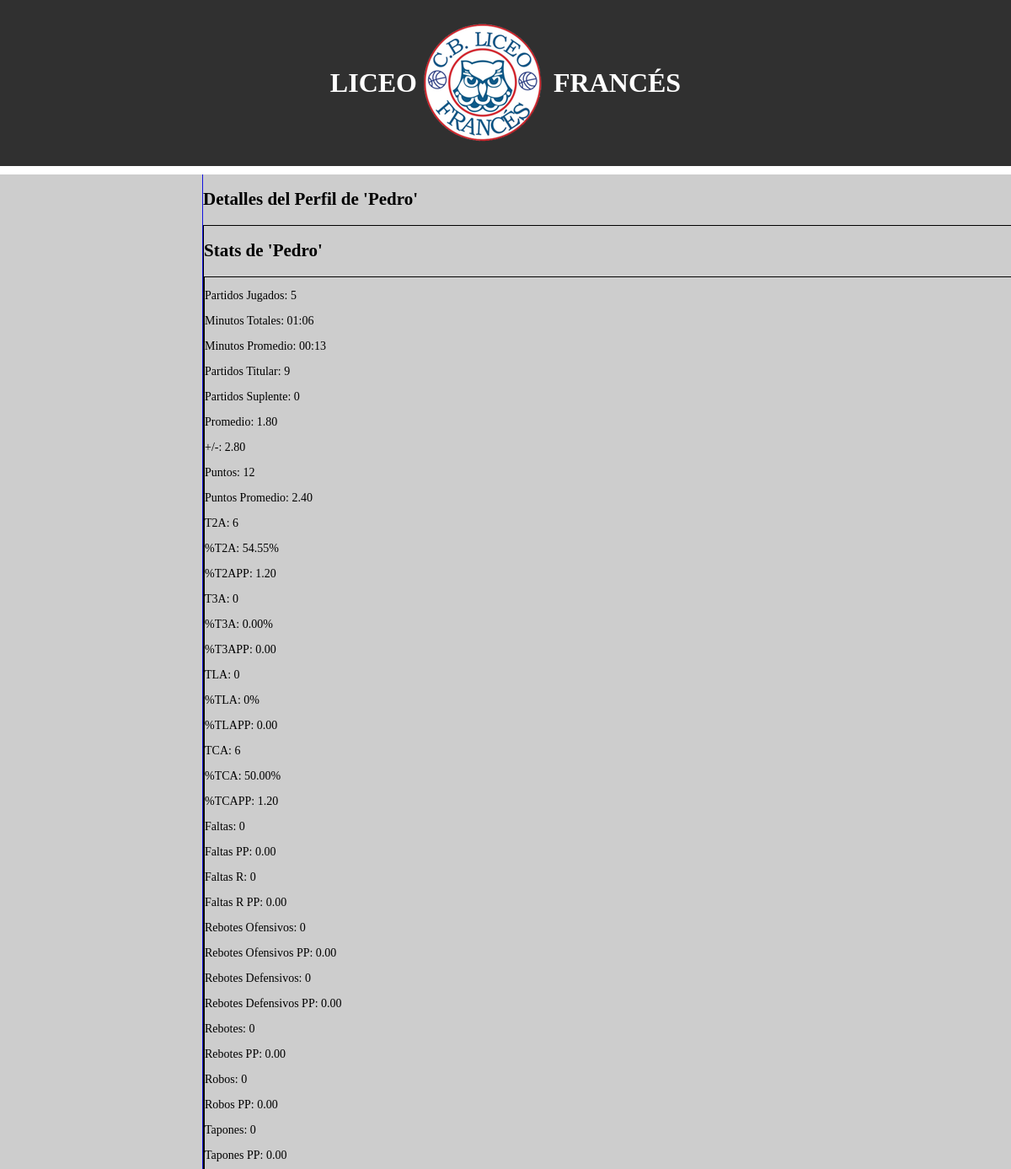
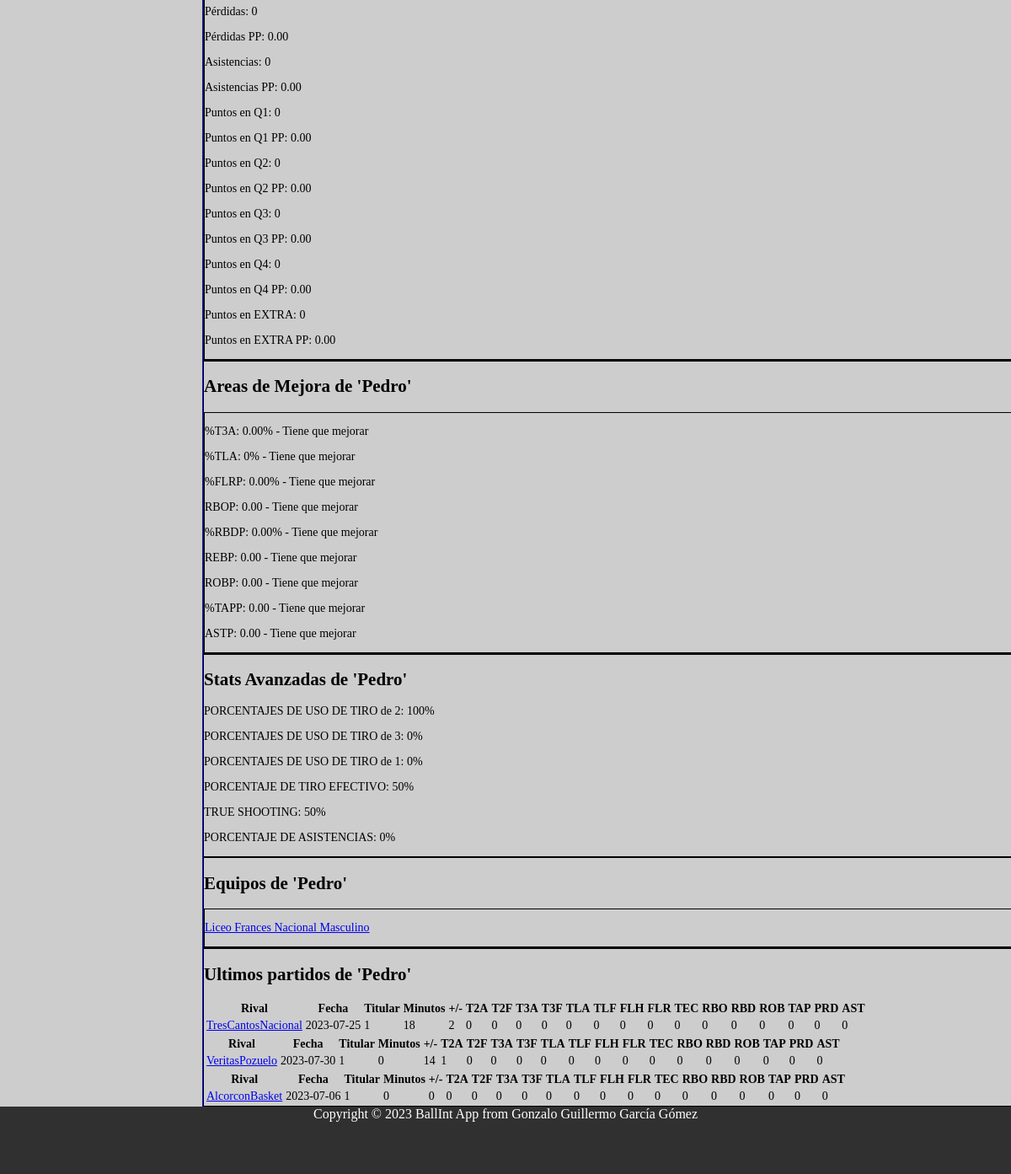
The app's page /pagina_perfiljugador.php?jugador=Pedro with its own data (2 pictures, top to bottom).
### tables this page shows
CREATE TABLE `equipos` (
  `id` int(10) NOT NULL,
  `id_equipo` varchar(50) NOT NULL,
  `categoria` varchar(50) NOT NULL,
  `nombre_equipo` varchar(50) NOT NULL,
  `seccion` enum('Masculino','Femenino') NOT NULL,
  `letra` varchar(1) DEFAULT NULL,
  `PJ` int(11) NOT NULL,
  `W` int(11) NOT NULL,
  `L` int(11) NOT NULL,
  `MT` int(11) NOT NULL,
  `MSMS` int(11) NOT NULL,
  `T2A` int(11) NOT NULL,
  `T2F` int(11) NOT NULL,
  `T3A` int(11) NOT NULL,
  `T3F` int(11) NOT NULL,
  `TLA` int(11) NOT NULL,
  `TLF` int(11) NOT NULL,
  `FLH` int(11) NOT NULL,
  `FLR` int(11) NOT NULL,
  `RBO` int(11) NOT NULL,
  `RBD` int(11) NOT NULL,
  `ROB` int(11) NOT NULL,
  `TAP` int(11) NOT NULL,
  `PRD` int(11) NOT NULL,
  `AST` int(11) NOT NULL
);

CREATE TABLE `partidos` (
  `id` int(11) NOT NULL,
  `local` varchar(50) NOT NULL,
  `visitante` varchar(50) NOT NULL,
  `fecha` date NOT NULL,
  `hora` time NOT NULL,
  `WL` int(11) DEFAULT NULL
);

CREATE TABLE `tmp_partido_21` (
  `id` int(11) NOT NULL,
  `equipo` varchar(50) NOT NULL,
  `jugador` varchar(50) NOT NULL,
  `nombrejugador` varchar(50) NOT NULL,
  `numero` int(2) DEFAULT NULL,
  `titular` tinyint(1) NOT NULL,
  `en_juego` tinyint(1) NOT NULL,
  `segundosjugados` int(11) DEFAULT 0,
  `masmenos` int(11) DEFAULT 0,
  `T2A` int(11) DEFAULT 0,
  `T2F` int(11) DEFAULT 0,
  `T3A` int(11) DEFAULT 0,
  `T3F` int(11) DEFAULT 0,
  `TLA` int(11) DEFAULT 0,
  `TLF` int(11) DEFAULT 0,
  `FLH` int(11) DEFAULT 0,
  `FLR` int(11) DEFAULT 0,
  `TEC` int(11) DEFAULT 0,
  `RBO` int(11) DEFAULT 0,
  `RBD` int(11) DEFAULT 0,
  `ROB` int(11) DEFAULT 0,
  `TAP` int(11) DEFAULT 0,
  `PRD` int(11) DEFAULT 0,
  `AST` int(11) DEFAULT 0
);

CREATE TABLE `tmp_partido_24` (
  `id` int(11) NOT NULL,
  `equipo` varchar(50) NOT NULL,
  `jugador` varchar(50) NOT NULL,
  `nombrejugador` varchar(50) NOT NULL,
  `numero` int(2) DEFAULT NULL,
  `titular` tinyint(1) NOT NULL,
  `en_juego` tinyint(1) NOT NULL,
  `segundosjugados` int(11) DEFAULT 0,
  `masmenos` int(11) DEFAULT 0,
  `T2A` int(11) DEFAULT 0,
  `T2F` int(11) DEFAULT 0,
  `T3A` int(11) DEFAULT 0,
  `T3F` int(11) DEFAULT 0,
  `TLA` int(11) DEFAULT 0,
  `TLF` int(11) DEFAULT 0,
  `FLH` int(11) DEFAULT 0,
  `FLR` int(11) DEFAULT 0,
  `TEC` int(11) DEFAULT 0,
  `RBO` int(11) DEFAULT 0,
  `RBD` int(11) DEFAULT 0,
  `ROB` int(11) DEFAULT 0,
  `TAP` int(11) DEFAULT 0,
  `PRD` int(11) DEFAULT 0,
  `AST` int(11) DEFAULT 0
);

CREATE TABLE `tmp_partido_25` (
  `id` int(11) NOT NULL,
  `equipo` varchar(50) NOT NULL,
  `jugador` varchar(50) NOT NULL,
  `nombrejugador` varchar(50) NOT NULL,
  `numero` int(2) DEFAULT NULL,
  `titular` tinyint(1) NOT NULL,
  `en_juego` tinyint(1) NOT NULL,
  `segundosjugados` int(11) DEFAULT 0,
  `masmenos` int(11) DEFAULT 0,
  `T2A` int(11) DEFAULT 0,
  `T2F` int(11) DEFAULT 0,
  `T3A` int(11) DEFAULT 0,
  `T3F` int(11) DEFAULT 0,
  `TLA` int(11) DEFAULT 0,
  `TLF` int(11) DEFAULT 0,
  `FLH` int(11) DEFAULT 0,
  `FLR` int(11) DEFAULT 0,
  `TEC` int(11) DEFAULT 0,
  `RBO` int(11) DEFAULT 0,
  `RBD` int(11) DEFAULT 0,
  `ROB` int(11) DEFAULT 0,
  `TAP` int(11) DEFAULT 0,
  `PRD` int(11) DEFAULT 0,
  `AST` int(11) DEFAULT 0
);

### includes/usuarios/Usuario.php (called while the page is built, shortened)
<?php
class Usuario{
    public static function getidNombreUser($usuario){
        $conn = Aplicacion::getInstance()->getConexionBd();
        $query = sprintf("SELECT id FROM credenciales WHERE user = '%s'", $conn->real_escape_string($usuario));
        $rs = $conn->query($query);
        $result = false;
        if ($rs) {
            $fila = $rs->fetch_assoc();
            if ($fila) {
                $result = $fila['id'];
            }
        } else {
            error_log("Error BD ({$conn->errno}): {$conn->error}");
        }
        return $result;
    }
}
?>

### includes/Partido.php (called while the page is built, shortened)
<?php
class Partido{
    public static function getpartidosfromEquipo($equipo){
        $conn = Aplicacion::getInstance()->getConexionBd();
        $query = sprintf("SELECT * FROM partidos WHERE partidos.local = '%s'", $conn->real_escape_string($equipo));
        $rs = $conn->query($query);
        $result = false;
        $partidos = array();
        if ($rs) {
          while ($row = $rs->fetch_assoc()) {
              $partidos[] = $row;
          }
          $result = $partidos;
        } else {
            error_log("Error BD ({$conn->errno}): {$conn->error}");
        }
        return $result;
    }
    public static function getstatsUsuario($partido,$usuario){
        $resultArray = array();
        $conn = Aplicacion::getInstance()->getConexionBd();
        $tabla = "tmp_partido_" . $partido;
        $sql = "SELECT * FROM $tabla WHERE jugador = '$usuario'";
        $result = $conn->query($sql);
        if ($result->num_rows > 0) {
            while ($row = $result->fetch_assoc()) {
                $resultArray = $row;
            }
        } else {
            error_log("Error BD ({$conn->errno}): {$conn->error}");
        }
        return $resultArray;
    }
}

### includes/Jugador.php (the view, shortened to what this page needs)
<?php
class Jugador{
    public static function mostrarStatsJugador($jugador){
        $html = "";
        $html .= "
        <div class='stats'>
            <p>Partidos Jugados: {$jugador['PJ']}</p>
            <p>Minutos Totales: {$jugador['MT']}</p>
            <p>Minutos Promedio: {$jugador['MTP']}</p>
            <p>Partidos Titular: {$jugador['TIT']}</p>
            <p>Partidos Suplente: {$jugador['SUP']}</p>
            <p>Promedio: {$jugador['TITP']}</p>
            <p>+/-: {$jugador['MSMS']}</p>
            <p>Puntos: {$jugador['PTS']}</p>
            <p>Puntos Promedio: {$jugador['PTSP']}</p>
            <p>T2A: {$jugador['T2A']}</p>
            <p>%T2A: {$jugador['T2P']}%</p>
            <p>%T2APP: {$jugador['T2PP']}</p>
            <p>T3A: {$jugador['T3A']}</p>
            <p>%T3A: {$jugador['T3P']}%</p>
            <p>%T3APP: {$jugador['T3PP']}</p>
            <p>TLA: {$jugador['TLA']}</p>
            <p>%TLA: {$jugador['TLP']}%</p>
            <p>%TLAPP: {$jugador['TLPP']}</p>
            <p>TCA: {$jugador['TCA']}</p>
            <p>%TCA: {$jugador['TCP']}%</p>
            <p>%TCAPP: {$jugador['TCPP']}</p>
            <p>Faltas: {$jugador['FLH']}</p>
            <p>Faltas PP: {$jugador['FLHP']}</p>
            <p>Faltas R: {$jugador['FLR']}</p>
            <p>Faltas R PP: {$jugador['FLRP']}</p>
            <p>Rebotes Ofensivos: {$jugador['RBO']}</p>
            <p>Rebotes Ofensivos PP: {$jugador['RBOP']}</p>
            <p>Rebotes Defensivos: {$jugador['RBD']}</p>
            <p>Rebotes Defensivos PP: {$jugador['RBDP']}</p>
            <p>Rebotes: {$jugador['REB']}</p>
            <p>Rebotes PP: {$jugador['REBP']}</p>
            <p>Robos: {$jugador['ROB']}</p>
            <p>Robos PP: {$jugador['ROBP']}</p>
            <p>Tapones: {$jugador['TAP']}</p>
            <p>Tapones PP: {$jugador['TAPP']}</p>
            <p>Pérdidas: {$jugador['PRD']}</p>
            <p>Pérdidas PP: {$jugador['PRDP']}</p>
            <p>Asistencias: {$jugador['AST']}</p>
            <p>Asistencias PP: {$jugador['ASTP']}</p>
            <p>Puntos en Q1: {$jugador['PTQ1']}</p>
            <p>Puntos en Q1 PP: {$jugador['PTQ1P']}</p>
            <p>Puntos en Q2:  {$jugador['PTQ2']}</p>
            <p>Puntos en Q2 PP: {$jugador['PTQ2P']}</p>
            <p>Puntos en Q3: {$jugador['PTQ3']}</p>
            <p>Puntos en Q3 PP: {$jugador['PTQ3P']}</p>
            <p>Puntos en Q4:  {$jugador['PTQ4']}</p>
            <p>Puntos en Q4 PP: {$jugador['PTQ4P']}</p>
            <p>Puntos en EXTRA:  {$jugador['PTQE']}</p>
            <p>Puntos en EXTRA PP: {$jugador['PTQEP']}</p>
        </div>
        ";
        return $html;
    }
    public static function mostrarStatsAreasdeMejora($jugador){
        $html = "<div class='stats'>";
            if ($jugador['T3P'] <= 30) {
                $html .= "<p>%T3A: {$jugador['T3P']}% - Tiene que mejorar</p>";
            }
            if ($jugador['TLP'] <= 30) {
                $html .= "<p>%TLA: {$jugador['TLP']}% - Tiene que mejorar</p>";
            }
            if ($jugador['FLRP'] <= 1) {
                $html .= "<p>%FLRP: {$jugador['FLRP']}% - Tiene que mejorar</p>";
            }
            if ($jugador['RBOP'] < 1 ) {
                $html .= "<p>RBOP: {$jugador['RBOP']} - Tiene que mejorar</p>";
            }
            if ($jugador['RBDP'] < 3) {
                $html .= "<p>%RBDP: {$jugador['RBDP']}% - Tiene que mejorar</p>";
            }
            if ($jugador['REBP'] < 3) {
                $html .= "<p>REBP: {$jugador['REBP']} - Tiene que mejorar</p>";
            }
            if ($jugador['ROBP'] <= 1) {
                $html .= "<p>ROBP: {$jugador['ROBP']} - Tiene que mejorar</p>";
            }
            if ($jugador['TAPP'] <= 0.2) {
                $html .= "<p>%TAPP: {$jugador['TAPP']} - Tiene que mejorar</p>";
            }
            if ($jugador['ASTP'] <= 1) {
                $html .= "<p>ASTP: {$jugador['ASTP']} - Tiene que mejorar</p>";
            }
        $html .= "</div>";
        return $html;
    }
    public static function mostrarStatsAvanzadasJugador($jugadorAvanzado){
        $html = "";
        $html .= "
            <p>PORCENTAJES DE USO DE TIRO de 2: {$jugadorAvanzado['T2P']}%</p>
            <p>PORCENTAJES DE USO DE TIRO de 3: {$jugadorAvanzado['T3P']}%</p>
            <p>PORCENTAJES DE USO DE TIRO de 1: {$jugadorAvanzado['T1P']}%</p>
            <p>PORCENTAJE DE TIRO EFECTIVO: {$jugadorAvanzado['eFGP']}%</p>
            <p>TRUE SHOOTING: {$jugadorAvanzado['TSP']}%</p>
            <p>PORCENTAJE DE ASISTENCIAS: {$jugadorAvanzado['ASP']}%</p>
        ";
        return $html;
    }
    public static function mostrarUltimosPartidosJugador($jugador){
        $html = "";
        $idUser = Usuario::getidNombreUser($jugador);
        $equiposdelUsuario = Equipo::getEquiposfromUserId($idUser);
        foreach($equiposdelUsuario as $equipo){
            $partidos = Partido::getpartidosfromEquipo($equipo);
            foreach($partidos as $partido){
                $estadisticas = Partido::getstatsUsuario($partido['id'],$jugador);
                if($estadisticas){
                    $html .= self::mostrarStatsPartidoJugador($partido,$estadisticas,$partido['id']);
                }
            }
        }
        return $html;
    }
    public static function mostrarStatsPartidoJugador($partido,$estadisticas,$partidoId){
        $html = "";
        $html .= "
            <table>
                <tr>
                    <th>Rival</th>
                    <th>Fecha</th>
                    <th>Titular</th>
                    <th>Minutos</th>
                    <th>+/-</th>
                    <th>T2A</th>
                    <th>T2F</th>
                    <th>T3A</th>
                    <th>T3F</th>
                    <th>TLA</th>
                    <th>TLF</th>
                    <th>FLH</th>
                    <th>FLR</th>
                    <th>TEC</th>
                    <th>RBO</th>
                    <th>RBD</th>
                    <th>ROB</th>
                    <th>TAP</th>
                    <th>PRD</th>
                    <th>AST</th>
                </tr>
                <tr>
                    <td>
                    <a href='pagina_partido.php?partido={$partido['visitante']}&fecha={$partido['fecha']}&id={$partidoId}'>
                    {$partido['visitante']}
                </a>
                    </td>
                    <td>{$partido['fecha']}</td>
                    <td>{$estadisticas['titular']}</td>
                    <td>{$estadisticas['segundosjugados']}</td>
                    <td>{$estadisticas['masmenos']}</td>
                    <td>{$estadisticas['T2A']}</td>
                    <td>{$estadisticas['T2F']}</td>
                    <td>{$estadisticas['T3A']}</td>
                    <td>{$estadisticas['T3F']}</td>
                    <td>{$estadisticas['TLA']}</td>
                    <td>{$estadisticas['TLF']}</td>
                    <td>{$estadisticas['FLH']}</td>
                    <td>{$estadisticas['FLR']}</td>
                    <td>{$estadisticas['TEC']}</td>
                    <td>{$estadisticas['RBO']}</td>
                    <td>{$estadisticas['RBD']}</td>
                    <td>{$estadisticas['ROB']}</td>
                    <td>{$estadisticas['TAP']}</td>
                    <td>{$estadisticas['PRD']}</td>
                    <td>{$estadisticas['AST']}</td>
                </tr>
            </table>";
        return $html;
    }
}

### includes/Equipo.php (shortened to what this page needs)
<?php
class Equipo{
    public static function getDatosEquipo($equipo){
      $conn = Aplicacion::getInstance()->getConexionBd();
      $query = sprintf("SELECT * FROM equipos WHERE id_equipo='%s'", $conn->real_escape_string($equipo));
      $rs = $conn->query($query);
      $result = false;
      if ($rs) {
          $fila = $rs->fetch_assoc();
          if ($fila) {
              $result = $fila;
          }
      } else {
          error_log("Error BD ({$conn->errno}): {$conn->error}");
      }
      return $result;
    }
    public static function getEquiposfromUserId($idUser){
      $conn = Aplicacion::getInstance()->getConexionBd();
      $query = sprintf("SELECT id_equipo
      FROM usuarios_equipos
      JOIN equipos ON usuarios_equipos.equipo_id = equipos.id
      WHERE usuarios_equipos.usuario_id = '%s'", $conn->real_escape_string($idUser));
      $rs = $conn->query($query);
      $result = false;
      $equipos = array();
      if ($rs) {
        while ($row = $rs->fetch_assoc()) {
            $equipos[] = $row['id_equipo'];
        }
        $result = $equipos;
      } else {
          error_log("Error BD ({$conn->errno}): {$conn->error}");
      }
      return $result;
    }
    public static function mostrarListadoEquipos($equipos){
        $html = '';
        foreach ($equipos as $equipo) {
            $html .= self::mostrarCajaEquipo($equipo);
        }
        return $html;
    }
    public static function mostrarCajaEquipo($equipo){
        $datosEquipo = self::getDatosEquipo($equipo);
        $html = '';
        $html .= <<<EOS
            <div class="equipo">
                <a href="pagina_equipo.php?equipo={$equipo}">
                    <p>{$datosEquipo['nombre_equipo']}</p>
                </a>
            </div>
        EOS;
        return $html;
    }
}
?>

### styles/misequipos.css (style rules this page uses)
.paginaDetalle div { width: 100%; border: 1px solid #000; width: 100%; }

### styles/main.css (style rules this page uses)
body { background-color: #CDCDCD; margin:0px; min-height:100vh; width: 100%; height: 100%; }

### records on screen
equipos: nombre_equipo "Liceo Frances Nacional Masculino"
partidos: visitante "TresCantosNacional", fecha "2023-07-25", tmp_partido_21.titular "1", tmp_partido_21.segundosjugados "18", tmp_partido_21.masmenos "2", tmp_partido_21.T2A "0", tmp_partido_21.T2F "0", tmp_partido_21.T3A "0", tmp_partido_21.T3F "0", tmp_partido_21.TLA "0", tmp_partido_21.TLF "0", tmp_partido_21.FLH "0", tmp_partido_21.FLR "0", tmp_partido_21.TEC "0", tmp_partido_21.RBO "0", tmp_partido_21.RBD "0", tmp_partido_21.ROB "0", tmp_partido_21.TAP "0", tmp_partido_21.PRD "0", tmp_partido_21.AST "0"
partidos: visitante "VeritasPozuelo", fecha "2023-07-30", tmp_partido_24.titular "1", tmp_partido_24.segundosjugados "0", tmp_partido_24.masmenos "14", tmp_partido_24.T2A "1", tmp_partido_24.T2F "0", tmp_partido_24.T3A "0", tmp_partido_24.T3F "0", tmp_partido_24.TLA "0", tmp_partido_24.TLF "0", tmp_partido_24.FLH "0", tmp_partido_24.FLR "0", tmp_partido_24.TEC "0", tmp_partido_24.RBO "0", tmp_partido_24.RBD "0", tmp_partido_24.ROB "0", tmp_partido_24.TAP "0", tmp_partido_24.PRD "0", tmp_partido_24.AST "0"
partidos: visitante "AlcorconBasket", fecha "2023-07-06", tmp_partido_25.titular "1", tmp_partido_25.segundosjugados "0", tmp_partido_25.masmenos "0", tmp_partido_25.T2A "0", tmp_partido_25.T2F "0", tmp_partido_25.T3A "0", tmp_partido_25.T3F "0", tmp_partido_25.TLA "0", tmp_partido_25.TLF "0", tmp_partido_25.FLH "0", tmp_partido_25.FLR "0", tmp_partido_25.TEC "0", tmp_partido_25.RBO "0", tmp_partido_25.RBD "0", tmp_partido_25.ROB "0", tmp_partido_25.TAP "0", tmp_partido_25.PRD "0", tmp_partido_25.AST "0"

### other values on screen
$jugador "Pedro"
$jugador['PJ'] "5"
$jugador['MT'] "01:06"
$jugador['MTP'] "00:13"
$jugador['TIT'] "9"
$jugador['SUP'] "0"
$jugador['TITP'] "1.80"
$jugador['MSMS'] "2.80"
$jugador['PTS'] "12"
$jugador['PTSP'] "2.40"
$jugador['T2A'] "6"
$jugador['T2P'] "54.55"
$jugador['T2PP'] "1.20"
$jugador['T3A'] "0"
$jugador['T3P'] "0.00"
